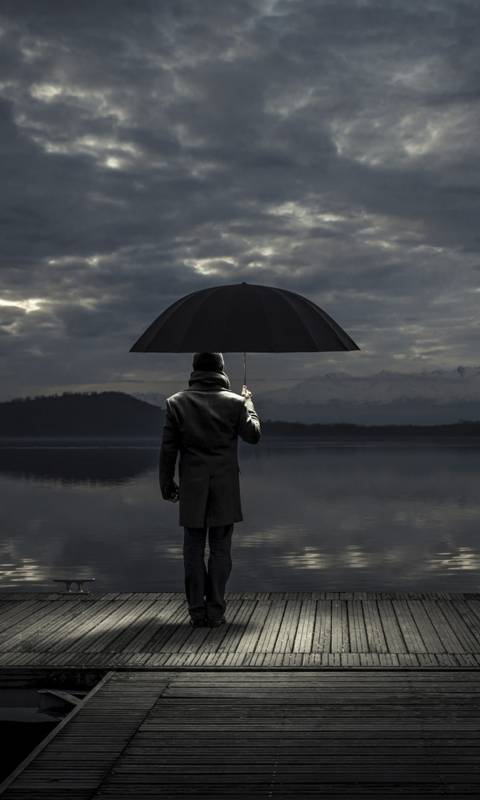
//> input picture Object detection/pics for code/Alone.jpg, 480 x 800 px
$ ./Basic_functions_of_an_image   (built with g++ and OpenCV 4)
//> lines starting //> are read from the running program, lines starting //| are printed output that depends on the picture; after the words box and inside, x2 and y2 are one past the last pixel; in counts of white or black regions, pixels touching at a corner belong together
                    ////     ||| Open Source Computer Vision Library |||     \\\\


//Header files of opencv

#include <opencv2/imgcodecs.hpp>      // To read and write images(imgcodecs)
#include <opencv2/highgui.hpp>        // To operate high level Graphics User Interface (GUI)(highgui)
#include <opencv2/imgproc.hpp>        // for processing an image (imgproc)
#include <iostream>                   // for c++ (input output stream)

using namespace cv;               // for using opencv library functions directly
using namespace std;              //  ..  ..    c++ standard    ..        ..        ..

void main()
{

	string path = "pics for code/Alone.jpg";      //Its defines the path of our image

	Mat img = imread(path);                       // for reading image from this path
//> img is the input picture: 800 rows x 480 cols, CV_8UC3; mean B, G, R 69, 66.3, 64


	                                 //     || BASIC FUNCTIONS ||    \\


	                // cvtColor(), GaussianBlur(), Canny(), dilate(), erode() \\


	Mat imgGray, imgBlur, imgCanny, imgDil, imgErode;         // Taking varriables

	cvtColor(img, imgGray, COLOR_BGR2GRAY);    // cvtColor -> Convertion of color function
	                                                   // COLOR_BGR -> Color of blue green red to gray
	GaussianBlur(img, imgBlur, Size(3, 3), 5, 0);   // GaussianBlur -> bluring an image Size(wid,heig),sigmaX,sigmaY//

	Canny(img, imgCanny, 34, 76);        // for detecting the edges here 34 and 76 are threshold wshich means
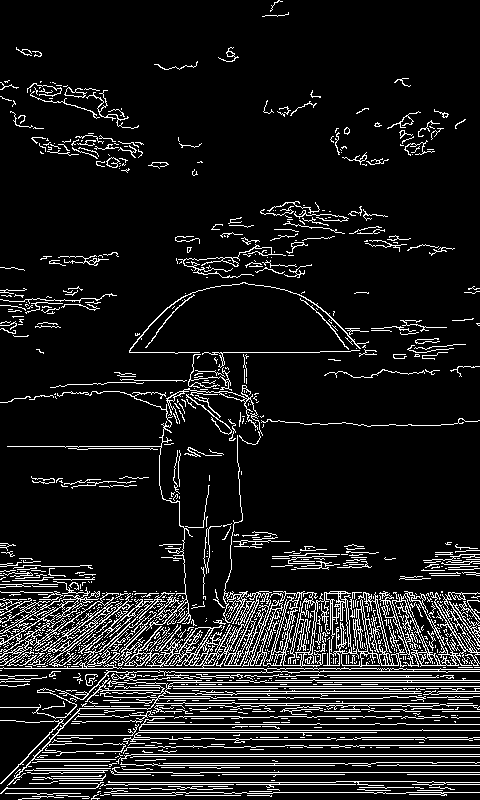
//> imgCanny: 800 rows x 480 cols, CV_8UC1; 10.5% white in thin lines or dots
	                                     // to make an image easiar to analyze, convert color to binary image(black and white)

	Mat kernel = getStructuringElement(MORPH_RECT, Size(3, 3)); //Create a dilate where we can change the dilations by changing size
	dilate(imgCanny, imgDil, kernel);    // dilate function -> for finding better display of edges
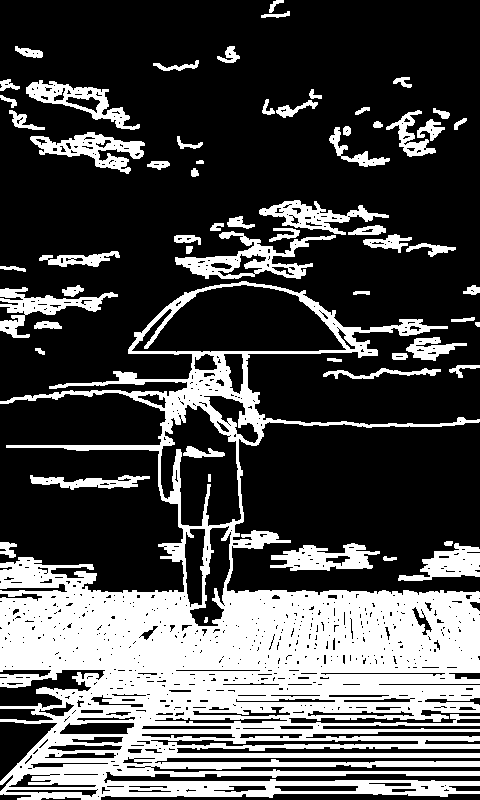
//> imgDil: 800 rows x 480 cols, CV_8UC1; 29.6% white; 61 white regions, largest, box (x1, y1, x2, y2) and area: (0, 281, 480, 800) 90847, (175, 231, 336, 279) 2516, (30, 132, 145, 174) 1921

	//here for erosion we can write or use kernel variable again and also can change the effect
	// As I already written it before so I will just move to the function
	erode(imgDil, imgErode, kernel);    // for dicreasing the effects of dilation (oppozite reaction(haha))
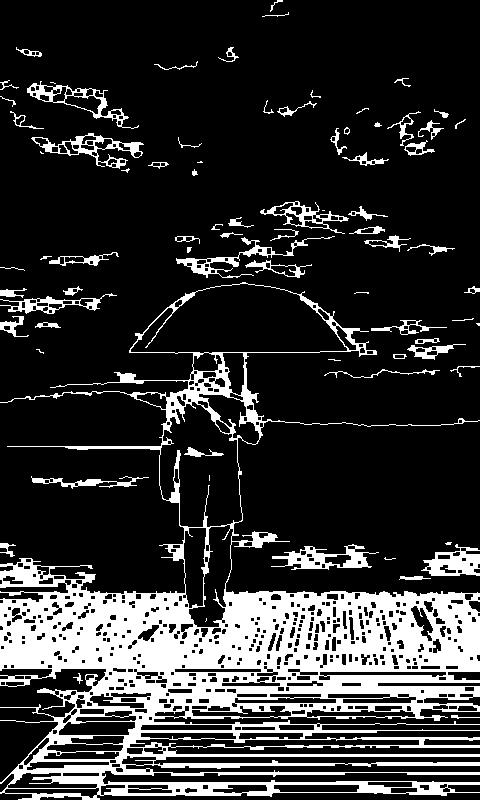
//> imgErode: 800 rows x 480 cols, CV_8UC1; 19.4% white; 78 white regions (14 under 20 px), largest, box (x1, y1, x2, y2) and area: (0, 282, 480, 800) 62545, (271, 544, 379, 570) 1127, (421, 544, 480, 576) 1028

	imshow("Alone", img);						// for displaying the image

	imshow("Alone gray", imgGray);              // for displaying the gray image
	imshow("Alone Blur", imgBlur);             // for displaying the blur image
	imshow("Alone Canny", imgCanny);           // for displaying the edges
	imshow("Alone Dilation", imgDil);          // for displaying the dilation
	imshow("Alone Erode", imgErode);             // for displaying the Erode


	waitKey(0);          //Adding a delay ( 0 -> infinity delay )


}
